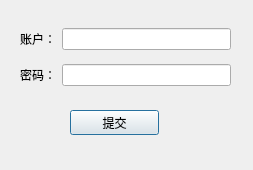
<?xml version="1.0" encoding="UTF-8"?>
<ui version="4.0">
 <class>Dialog_edit_admin</class>
 <widget class="QDialog" name="Dialog_edit_admin">
  <property name="geometry">
   <rect>
    <x>0</x>
    <y>0</y>
    <width>253</width>
    <height>170</height>
   </rect>
  </property>
  <property name="windowTitle">
   <string>Dialog</string>
  </property>
  <widget class="QPushButton" name="pushButton_commit">
   <property name="geometry">
    <rect>
     <x>70</x>
     <y>110</y>
     <width>89</width>
     <height>25</height>
    </rect>
   </property>
   <property name="text">
    <string>提交</string>
   </property>
  </widget>
  <widget class="QWidget" name="widget" native="true">
   <property name="geometry">
    <rect>
     <x>20</x>
     <y>20</y>
     <width>211</width>
     <height>74</height>
    </rect>
   </property>
   <layout class="QGridLayout" name="gridLayout">
    <item row="1" column="1">
     <widget class="QLineEdit" name="lineEdit_password"/>
    </item>
    <item row="0" column="1">
     <widget class="QLineEdit" name="lineEdit_account"/>
    </item>
    <item row="1" column="0">
     <widget class="QLabel" name="label_2">
      <property name="text">
       <string>密码：</string>
      </property>
     </widget>
    </item>
    <item row="0" column="0">
     <widget class="QLabel" name="label">
      <property name="text">
       <string>账户：</string>
      </property>
     </widget>
    </item>
   </layout>
  </widget>
 </widget>
 <resources/>
 <connections/>
</ui>
